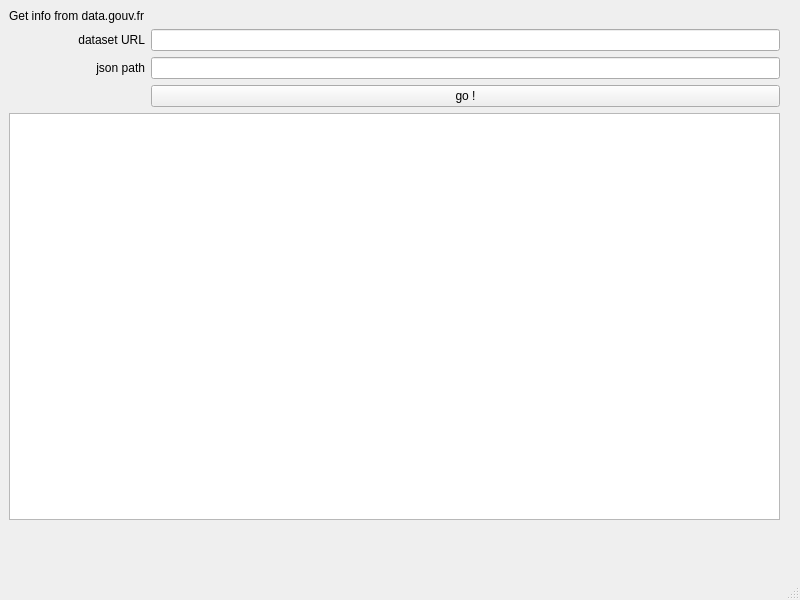
<?xml version="1.0" encoding="UTF-8"?>
<ui version="4.0">
 <class>MainWindow</class>
 <widget class="QMainWindow" name="MainWindow">
  <property name="geometry">
   <rect>
    <x>0</x>
    <y>0</y>
    <width>800</width>
    <height>600</height>
   </rect>
  </property>
  <property name="windowTitle">
   <string>MainWindow</string>
  </property>
  <widget class="QWidget" name="centralwidget">
   <widget class="QWidget" name="gridLayoutWidget">
    <property name="geometry">
     <rect>
      <x>9</x>
      <y>9</y>
      <width>771</width>
      <height>511</height>
     </rect>
    </property>
    <layout class="QGridLayout" name="gridLayout">
     <item row="5" column="0">
      <layout class="QHBoxLayout" name="horizontalLayout"/>
     </item>
     <item row="6" column="1">
      <widget class="QPushButton" name="pushButton">
       <property name="text">
        <string>go !</string>
       </property>
      </widget>
     </item>
     <item row="3" column="1">
      <widget class="QLineEdit" name="jsonpathEdit"/>
       
     </item>
     <item row="0" column="0">
      <widget class="QLabel" name="label">
       <property name="text">
        <string>Get info from data.gouv.fr</string>
       </property>
      </widget>
     </item>
     <item row="7" column="0" colspan="2">
      <widget class="QListView" name="listView"/>
     </item>
     <item row="3" column="0">
      <widget class="QLabel" name="label_2">
       <property name="text">
        <string>json path</string>
       </property>
       <property name="alignment">
        <set>Qt::AlignRight|Qt::AlignTrailing|Qt::AlignVCenter</set>
       </property>
      </widget>
     </item>
     <item row="1" column="0">
      <widget class="QLabel" name="label_3">
       <property name="text">
        <string>dataset URL</string>
       </property>
       <property name="alignment">
        <set>Qt::AlignRight|Qt::AlignTrailing|Qt::AlignVCenter</set>
       </property>
      </widget>
     </item>
     <item row="1" column="1">
      <widget class="QLineEdit" name="urlEdit"/>
       
      
     </item>
    </layout>
   </widget>
  </widget>
  <widget class="QMenuBar" name="menubar">
   <property name="geometry">
    <rect>
     <x>0</x>
     <y>0</y>
     <width>800</width>
     <height>26</height>
    </rect>
   </property>
  </widget>
  <widget class="QStatusBar" name="statusbar"/>
 </widget>
 <resources/>
 <connections/>
</ui>
